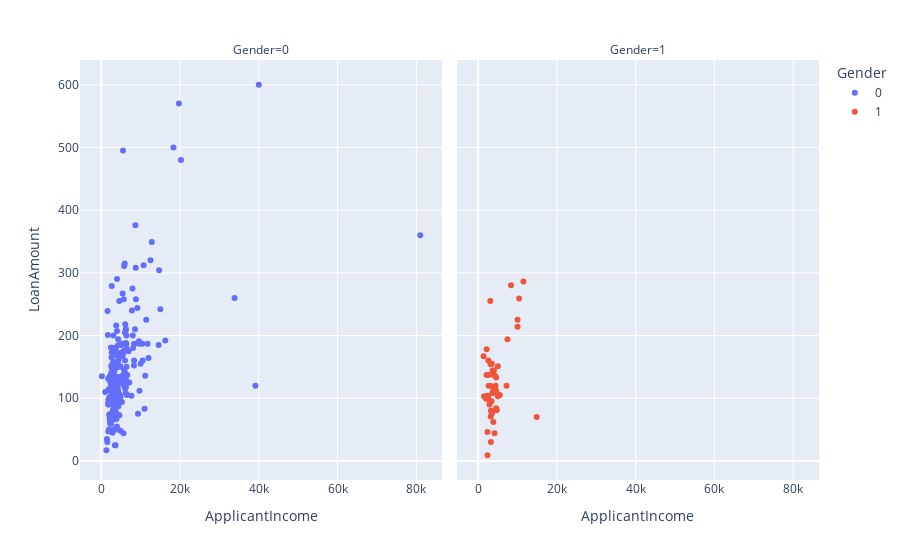

This figure's notebook cell:
### Code cell
pe.scatter(
    data_frame=df,
    x = "ApplicantIncome",
    y = 'LoanAmount',
    color="Gender",
    facet_col="Gender" #divided original graph into separate graphs arranged column wise

)

### Figure 1 — Plotly figure (JSON) as saved in the notebook; plotly's stock layout.template omitted (floating-point values rounded to 4 significant figures; data arrays with more than 128 entries replaced by an {"elided": "..."} marker saying what was removed)
{"data": [{"hovertemplate": "Gender=0<br>ApplicantIncome=%{x}<br>LoanAmount=%{y}<extra></extra>", "legendgroup": "0", "marker": {"color": "#636efa", "symbol": "circle"}, "mode": "markers", "name": "0", "orientation": "v", "showlegend": true, "type": "scatter", "x": {"elided": "245 int values"}, "xaxis": "x", "y": {"elided": "245 int values"}, "yaxis": "y"}, {"hovertemplate": "Gender=1<br>ApplicantIncome=%{x}<br>LoanAmount=%{y}<extra></extra>", "legendgroup": "1", "marker": {"color": "#EF553B", "symbol": "circle"}, "mode": "markers", "name": "1", "orientation": "v", "showlegend": true, "type": "scatter", "x": [3167, 1928, 2876, 4408, 2149, 2400, 7200, 11500, 3667, 2645, 3237, 5500, 5000, 1500, 14866, 4606, 2484, 2137, 2600, 4166, 4583, 3086, 1378, 10000, 3812, 3400, 4583, 2600, 2330, 3510, 7441, 3867, 4333, 3427, 3481, 4300, 3625, 2138, 8333, 4230, 3244, 4723, 4000, 5000, 2378, 4583, 4166, 3083, 10408, 10000, 3180, 3846, 2378], "xaxis": "x2", "y": [154, 100, 90, 120, 178, 104, 120, 286, 144, 120, 30, 105, 103, 103, 70, 81, 137, 137, 160, 116, 112, 120, 167, 225, 112, 95, 133, 99, 100, 76, 194, 62, 110, 138, 155, 136, 108, 99, 280, 112, 80, 81, 144, 151, 9, 84, 44, 255, 259, 214, 71, 111, 46], "yaxis": "y2"}], "layout": {"annotations": [{"font": {}, "showarrow": false, "text": "Gender=0", "x": 0.245, "xanchor": "center", "xref": "paper", "y": 1, "yanchor": "bottom", "yref": "paper"}, {"font": {}, "showarrow": false, "text": "Gender=1", "x": 0.755, "xanchor": "center", "xref": "paper", "y": 1, "yanchor": "bottom", "yref": "paper"}], "legend": {"title": {"text": "Gender"}, "tracegroupgap": 0}, "margin": {"t": 60}, "xaxis": {"anchor": "y", "domain": [0, 0.49], "title": {"text": "ApplicantIncome"}}, "xaxis2": {"anchor": "y2", "domain": [0.51, 1], "matches": "x", "title": {"text": "ApplicantIncome"}}, "yaxis": {"anchor": "x", "domain": [0, 1], "title": {"text": "LoanAmount"}}, "yaxis2": {"anchor": "x2", "domain": [0, 1], "matches": "y", "showticklabels": false}}}
